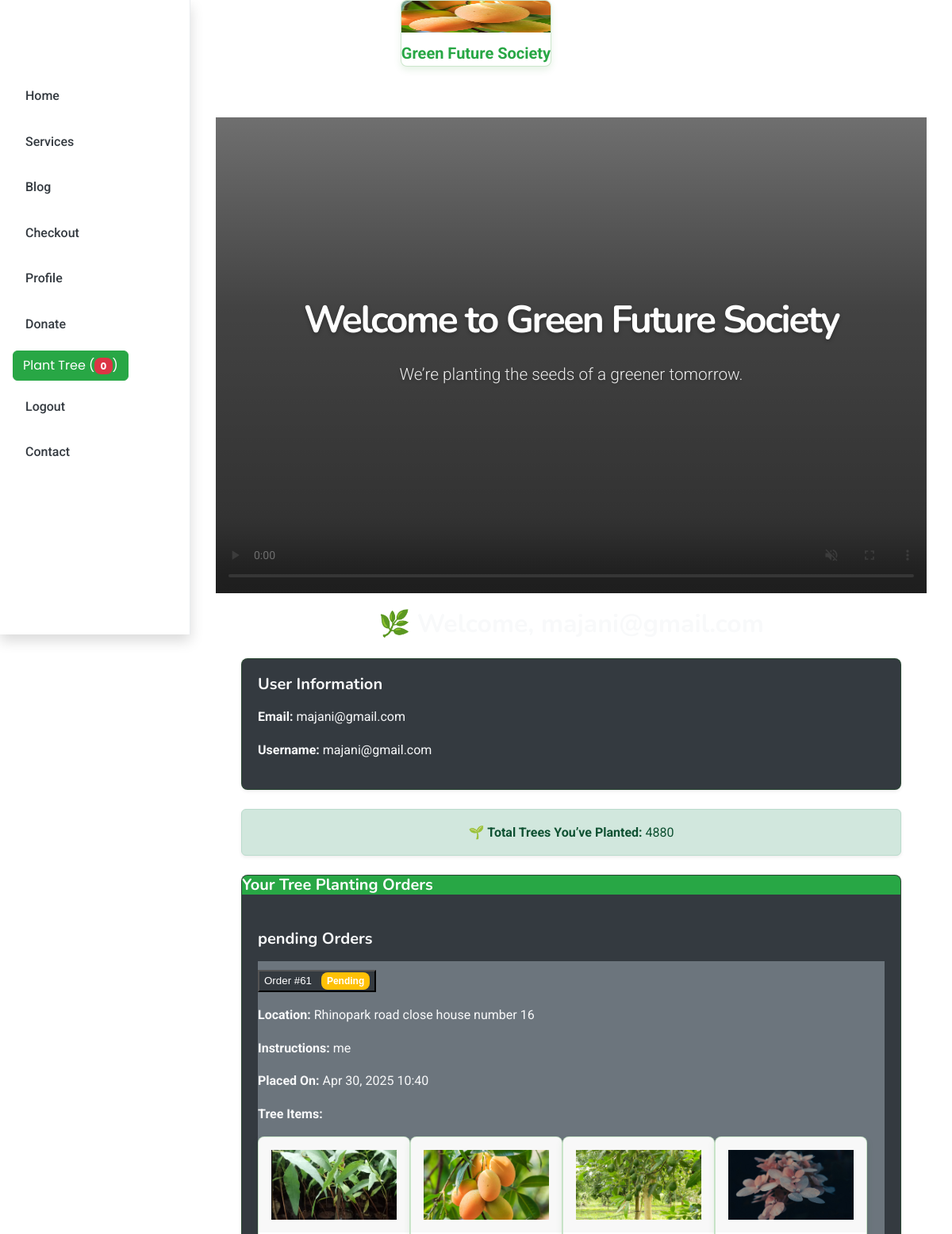
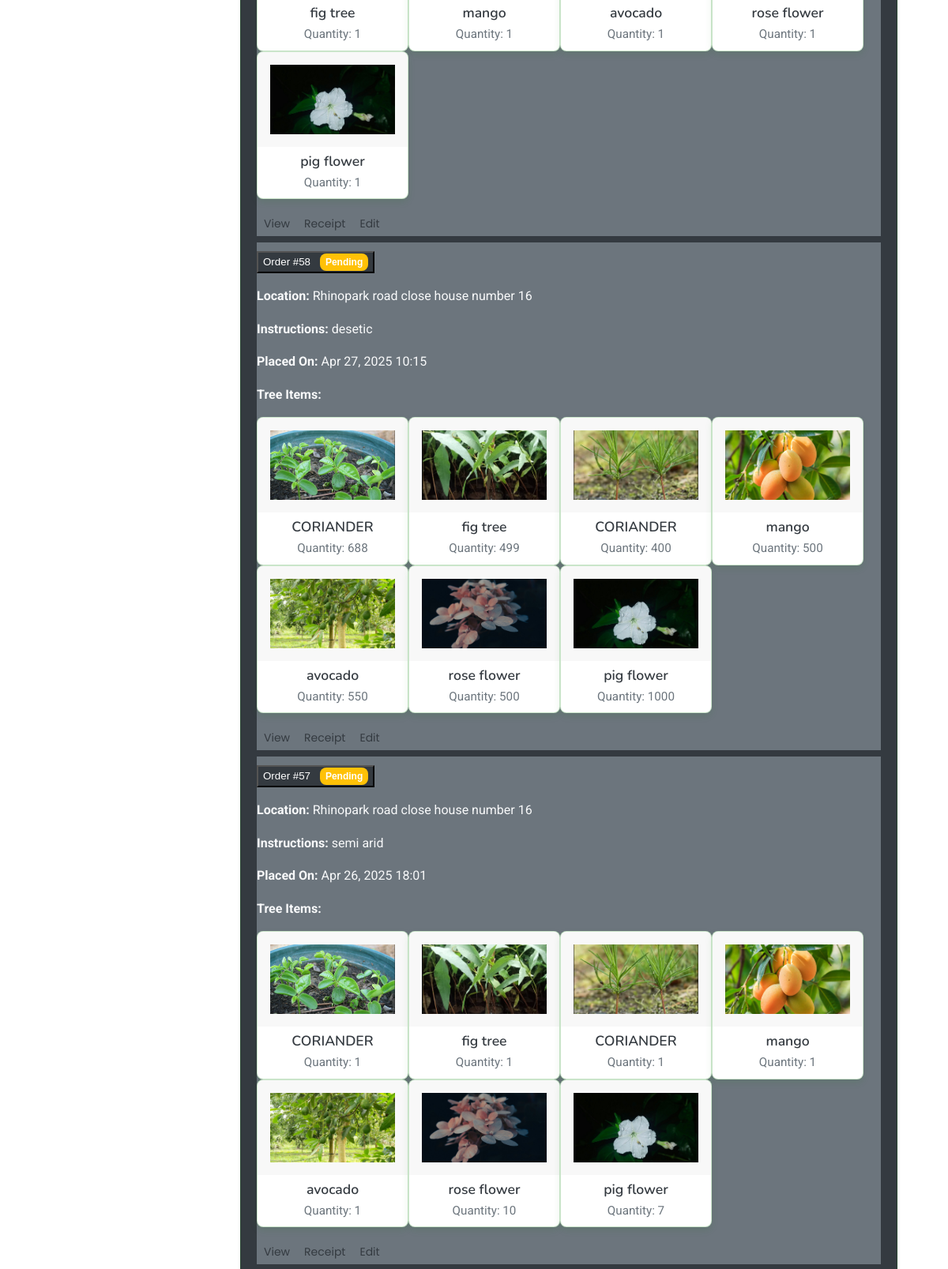
Screenshot of /profile/?page=2 (signed in, upper part) with the database file from the repository (2 pictures, top to bottom).
### societyapp/models.py (models this page shows, shortened)
class Order(models.Model):
    STATUS_CHOICES = [
        ('pending', 'Pending'),
        ('confirmed', 'Confirmed'),
        ('completed', 'Completed'),
    ]
    user = models.ForeignKey(User, on_delete=models.CASCADE, null=True, blank=True, related_name='orders')
    name = models.CharField(max_length=200)
    email = models.EmailField()
    phone = models.CharField(max_length=20)
    planting_location = models.TextField()
    items_json = models.TextField(help_text="JSON representation of ordered items")
    special_instructions = models.TextField(blank=True, null=True)
    created_at = models.DateTimeField(auto_now_add=True)
    status = models.CharField(
        max_length=20,
        choices=STATUS_CHOICES,
        default='pending'
    )
    class Meta:
        ordering = ['-created_at']
        verbose_name = 'Order'
        verbose_name_plural = 'Orders'

class Product(models.Model):
    product_id = models.AutoField
    product_name = models.CharField(max_length=100)
    category = models.CharField(max_length=100, default="")
    subcategory = models.CharField(max_length=50, default="")
    desc = models.CharField(max_length=5000, default="")
    image = models.ImageField(upload_to='images/images')

### societyapp/views.py (the view)
# urls.py: path('profile/',views.user_profile, name='user_profile'),
@login_required
def user_profile(request):
    user_orders = Order.objects.filter(user=request.user).prefetch_related(
        Prefetch('items', queryset=OrderItem.objects.select_related('product'))
    ).order_by('-created_at')
    status_groups = {
        'pending': [],
        'confirmed': [],
        'completed': [],
    }
    all_orders = []
    total_trees = 0
    for order in user_orders:
        parsed_items = []
        for item in order.items.all():
            product = item.product
            parsed_items.append({
                'name': product.product_name,
                'quantity': item.quantity,
                'image_url': product.image.url if product.image else None,
            })
            total_trees += item.quantity
        order.parsed_items = parsed_items
        status_groups[order.status].append(order)
        all_orders.append(order)
    paginator = Paginator(all_orders, 5)
    page_number = request.GET.get('page')
    page_obj = paginator.get_page(page_number)
    return render(request, 'user_profile.html', {
        'user': request.user,
        'status_groups': status_groups,
        'total_trees': total_trees,
        'page_obj': page_obj,
    })

### templates/user_profile.html (shortened to what this page needs)
{% extends 'base.html' %}
{% load static %}
{% block content %}
<div class="container py-4">
    <h2 class="text-center mb-4 text-light">
        🌿 Welcome, {{ request.user.get_full_name|default:request.user.username }}
    </h2>
    <div class="card mb-4 bg-dark text-light shadow-sm">
        <div class="card-body">
            <h5>User Information</h5>
            <p><strong>Email:</strong> {{ request.user.email }}</p>
            <p><strong>Username:</strong> {{ request.user.username }}</p>
        </div>
    </div>
    <div class="alert alert-success text-center mb-4 shadow-sm" role="alert">
        🌱 <strong>Total Trees You’ve Planted:</strong> {{ total_trees }}
    </div>
    <div class="card bg-dark text-light shadow-sm">
        <div class="card-header bg-success text-white">
            <h5 class="mb-0">Your Tree Planting Orders</h5>
        </div>
        <div class="card-body">
            {% for status, orders in status_groups.items %}
                {% if orders %}
                    <h5 class="mt-4 text-capitalize">{{ status }} Orders</h5>
                    <div class="accordion" id="accordion-{{ status }}">
                        {% for order in orders %}
                            <div class="accordion-item mb-2 bg-secondary text-light">
                                <h2 class="accordion-header" id="heading{{ order.id }}">
                                    <button class="accordion-button bg-dark text-white collapsed" type="button" data-bs-toggle="collapse" data-bs-target="#collapse{{ order.id }}">
                                        Order #{{ order.id }}
                                        <span class="ms-2 badge
                                            {% if order.status|lower == 'pending' %}bg-warning
                                            {% elif order.status|lower == 'confirmed' %}bg-info
                                            {% elif order.status|lower == 'completed' %}bg-success
                                            {% else %}bg-secondary{% endif %}">
                                            {{ order.get_status_display }}
                                        </span>
                                    </button>
                                </h2>
                                <div id="collapse{{ order.id }}" class="accordion-collapse collapse">
                                    <div class="accordion-body">
                                        <p><strong>Location:</strong> {{ order.planting_location }}</p>
                                        <p><strong>Instructions:</strong> {{ order.special_instructions|default:"None" }}</p>
                                        <p><strong>Placed On:</strong> {{ order.created_at|date:"M d, Y H:i" }}</p>
                                        <p><strong>Tree Items:</strong></p>
                                        {% if order.parsed_items %}
                                            <div class="d-flex flex-wrap gap-3">
                                                {% for item in order.parsed_items %}
                                                    <div class="card text-dark" style="width: 12rem;">
                                                        {% if item.image_url %}
                                                            <img src="{{ item.image_url }}" class="card-img-top" style="height: 120px; object-fit: cover;" alt="{{ item.name }}">
                                                        {% endif %}
                                                        <div class="card-body p-2 text-center">
                                                            <h6 class="card-title mb-1 text-dark">{{ item.name }}</h6>
                                                            <p class="card-text mb-0 text-muted">Quantity: {{ item.quantity }}</p>
                                                        </div>
                                                    </div>
                                                {% endfor %}
                                            </div>
                                        {% else %}
                                            <p class="text-muted fst-italic">No tree items in this order.</p>
                                        {% endif %}
                                        <div class="mt-3 d-flex flex-wrap gap-2">
                                            <a href="{% url 'order_detail' order.id %}" class="btn btn-sm btn-outline-light">View</a>
                                            <a href="{% url 'download_receipt' order.id %}" class="btn btn-sm btn-outline-secondary">Receipt</a>
                                            {% if order.status|lower == 'pending' %}
                                                <a href="{% url 'edit_order' order.id %}" class="btn btn-sm btn-outline-info">Edit</a>
                                            {% endif %}
                                        </div>
                                    </div>
                                </div>
                            </div>
                        {% endfor %}
                    </div>
                {% endif %}
            {% endfor %}
        </div>
    </div>
</div>
{% endblock %}

### rows the page displays
Order: status "pending", id "61", status "Pending", planting_location "Rhinopark road close house number 16", special_instructions "me", created_at "Apr 30, 2025 10:40", quantity "1" "1" "1" "1" "1", name (picture), shows "Edit"
Product: name "fig tree" "fig tree" "fig tree"
Product: name "mango" "mango" "mango"
Product: name "avocado" "avocado" "avocado"
Product: name "rose flower" "rose flower" "rose flower"
Product: name "pig flower" "pig flower" "pig flower"
Order: id "58", status "Pending", planting_location "Rhinopark road close house number 16", special_instructions "desetic", created_at "Apr 27, 2025 10:15", quantity "688" "499" "400" "500" "550" "500" "1000", name (picture), shows "Edit"
Product: name "CORIANDER" "CORIANDER"
Product: name "CORIANDER" "CORIANDER"
Order: id "57", status "Pending", planting_location "Rhinopark road close house number 16", special_instructions "semi arid", created_at "Apr 26, 2025 18:01", quantity "1" "1" "1" "1" "1" "10" "7", name (picture), shows "Edit"

### other values shown
{{ request.user.email }} "majani@gmail.com"
{{ request.user.username }} "majani@gmail.com"
{{ total_trees }} "4880"
